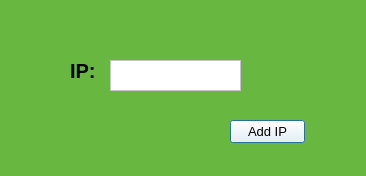
<?xml version="1.0" encoding="UTF-8"?>
<ui version="4.0">
 <class>Dialog</class>
 <widget class="QDialog" name="Dialog">
  <property name="geometry">
   <rect>
    <x>0</x>
    <y>0</y>
    <width>366</width>
    <height>176</height>
   </rect>
  </property>
  <property name="windowTitle">
   <string>Dialog</string>
  </property>
  <property name="styleSheet">
   <string notr="true">background-color:#68b740;
font:13px;


</string>
  </property>
  <widget class="QTextEdit" name="textEdit">
   <property name="geometry">
    <rect>
     <x>110</x>
     <y>60</y>
     <width>131</width>
     <height>31</height>
    </rect>
   </property>
   <property name="styleSheet">
    <string notr="true">background-color:rgb(255, 255, 255);</string>
   </property>
  </widget>
  <widget class="QLabel" name="label">
   <property name="geometry">
    <rect>
     <x>70</x>
     <y>60</y>
     <width>31</width>
     <height>21</height>
    </rect>
   </property>
   <property name="styleSheet">
    <string notr="true">font:20px;
font-weight: bold;</string>
   </property>
   <property name="text">
    <string>IP:</string>
   </property>
  </widget>
  <widget class="QPushButton" name="AddButton">
   <property name="geometry">
    <rect>
     <x>230</x>
     <y>120</y>
     <width>75</width>
     <height>23</height>
    </rect>
   </property>
   <property name="styleSheet">
    <string notr="true">background-color: rgb(255, 255, 255);
</string>
   </property>
   <property name="text">
    <string>Add IP</string>
   </property>
  </widget>
 </widget>
 <resources/>
 <connections/>
</ui>
